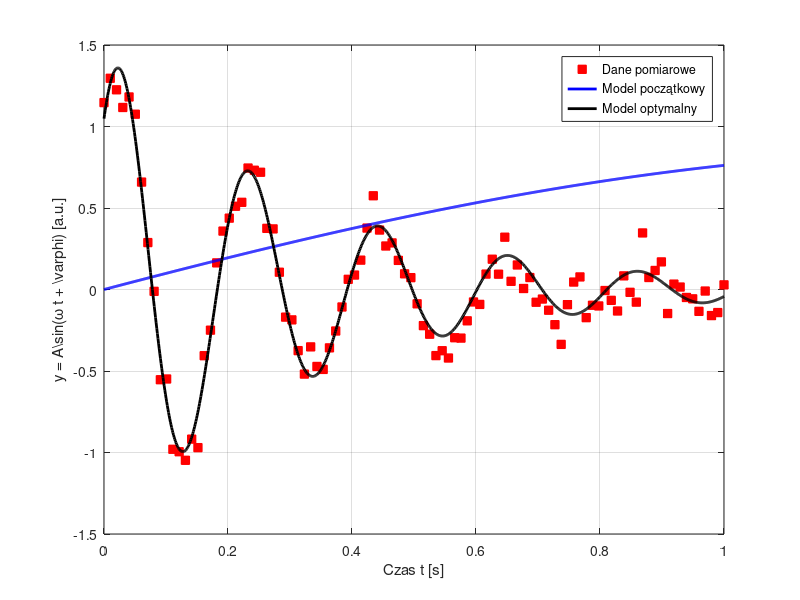
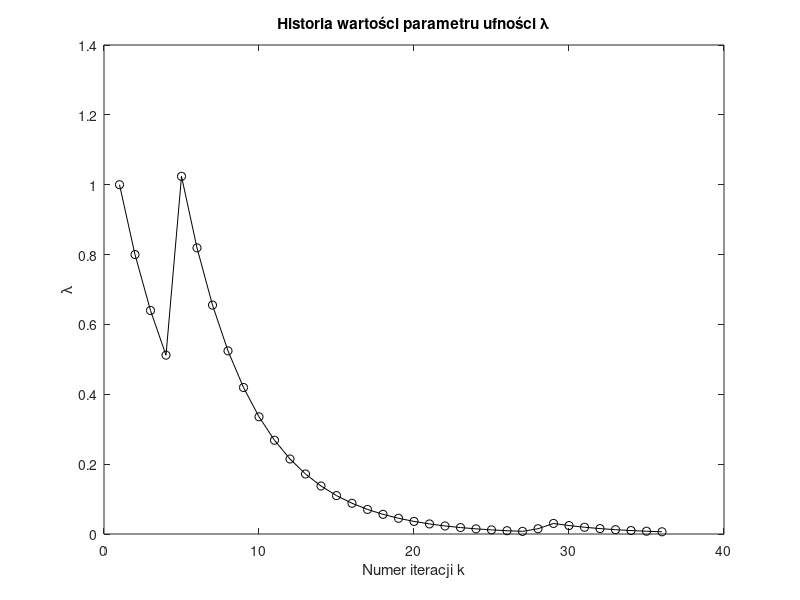
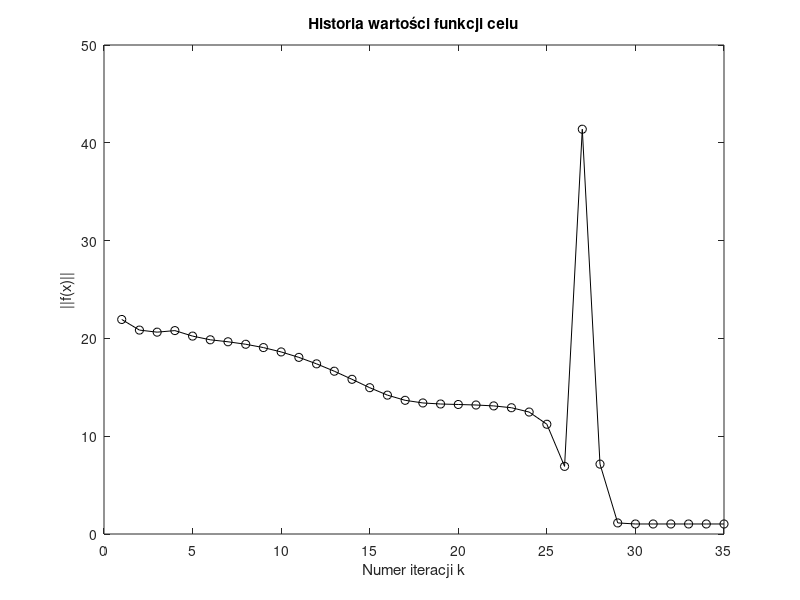

MATLAB code to generate these figures, in order:
close all; clear all; clc;

% Wczytywanie danych pomiarowych
load('LM04Data.mat');

lambda = 1.0; % Współczynnik regularyzacji
k_max = 35; % Maksymalna liczba iteracji

% Definicja funkcji modelującej
model = @(p, t) p(1) * exp(-p(2) * t) .* sin(p(3) * t + p(4));

% Definicja funkcji błędu (różnica między modelem a danymi)
f = @(p) model(p, t) - y;

% Początkowe wartości parametrów modelu [A, omega, phi]
params = [1.0; 0.1; 1; 0.0]; % Początkowe wartości parametrów modelu [A, a, omega, phi]

% Liczba parametrów
n = length(params);

% Przygotowanie wykresu danych pomiarowych
figure;
plot(t, y, 's', 'MarkerEdgeColor', 'r', 'MarkerFaceColor', 'r');
hold on;

tPlot = linspace(min(t), max(t), 1000)';
plot(tPlot, model(params, tPlot), 'b', 'LineWidth', 2);
grid on;

% Definicja Jakobianu
J = @(p) [exp(-p(2) * t) .* sin(p(3) * t + p(4)), ...
          -p(1) * t .* exp(-p(2) * t) .* sin(p(3) * t + p(4)), ...
          p(1) * exp(-p(2) * t) .* t .* cos(p(3) * t + p(4)), ...
          p(1) * exp(-p(2) * t) .* cos(p(3) * t + p(4))];

% Inicjalizacja przechowywania wyników
X = zeros(n, k_max + 1);
X(:, 1) = params;

% Parametr zaufania
L = ones(k_max, 1);

% Wartości f(x)
f_war = zeros(k_max, 1);

% Główna pętla algorytmu
for k = 1:k_max
    x = X(:, k);
    xNew = x - ((J(x)' * J(x)) + L(k) * eye(n)) \ (J(x)' * f(x));
    if norm(f(xNew)) < norm(f(x))
        X(:, k + 1) = xNew;
        L(k + 1) = 0.8 * L(k); % Zmniejszenie parametru lambda
    else
        X(:, k + 1) = x;
        L(k + 1) = 2 * L(k); % Zwiększenie parametru lambda
    end
    f_war(k) = sum(f(xNew).^2);
end

% Optymalne wartości parametrów
xOptimal = X(:, end);

% Rysowanie wykresu modelu z optymalnymi wartościami parametrów
plot(tPlot, model(xOptimal, tPlot), 'k', 'LineWidth', 2);
legend('Dane pomiarowe', 'Model początkowy', 'Model optymalny');
xlabel('Czas t [s]');
ylabel('y = A\sin(\omega t + \varphi) [a.u.]');


% Wykres historii wartości parametru ufności lambda
figure;
plot(L, 'ko-');
title('Historia wartości parametru ufności \lambda');
xlabel('Numer iteracji k');
ylabel('\lambda');

% Wykres historii wartości funkcji celu
figure;
plot(f_war, 'ko-');
title('Historia wartości funkcji celu');
xlabel('Numer iteracji k');
ylabel('||f(x)||');

% Wyświetlanie końcowych parametrów
fprintf('A = %f, a = %f, omega = %f, phi = %f\n', xOptimal(1), xOptimal(2), xOptimal(3), xOptimal(4));